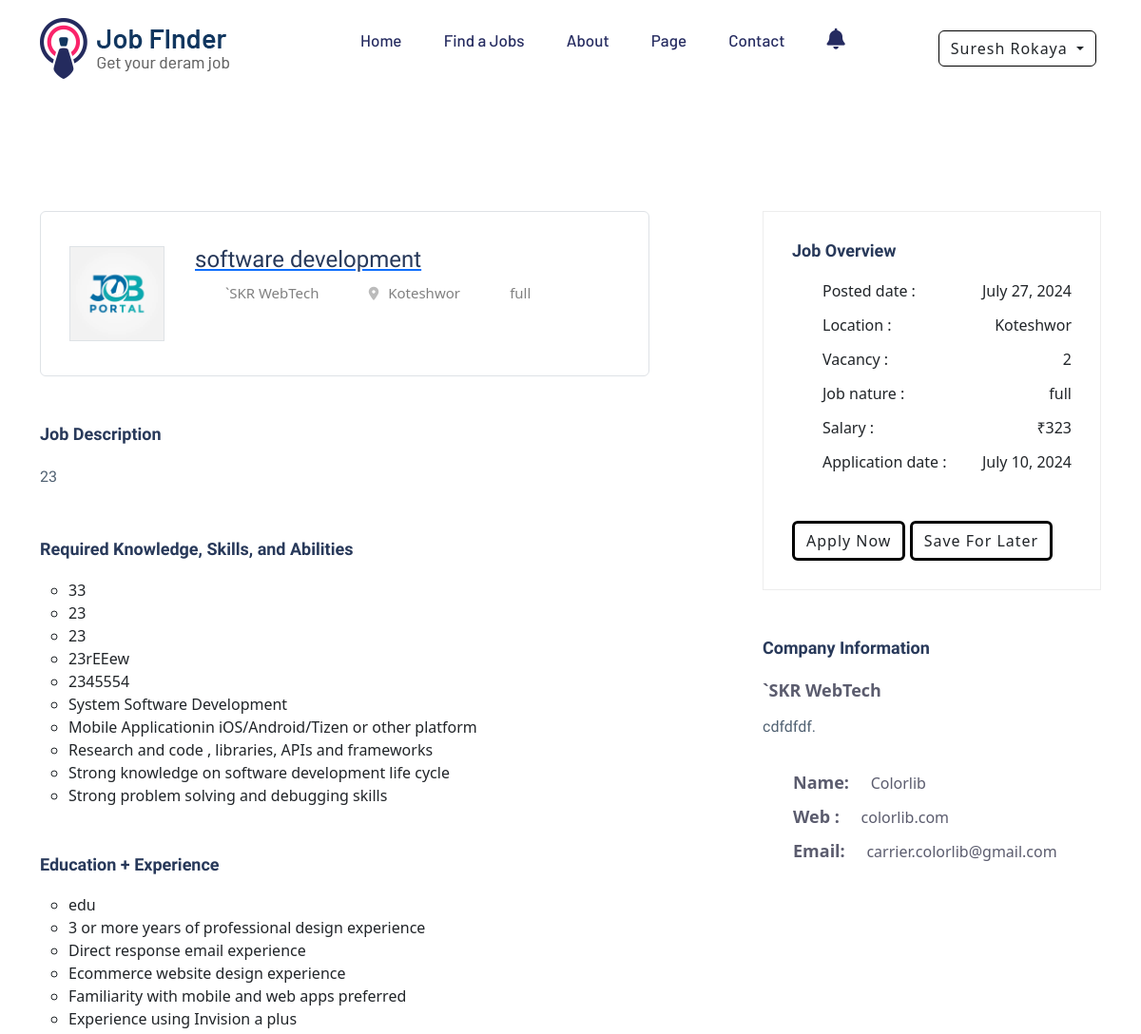
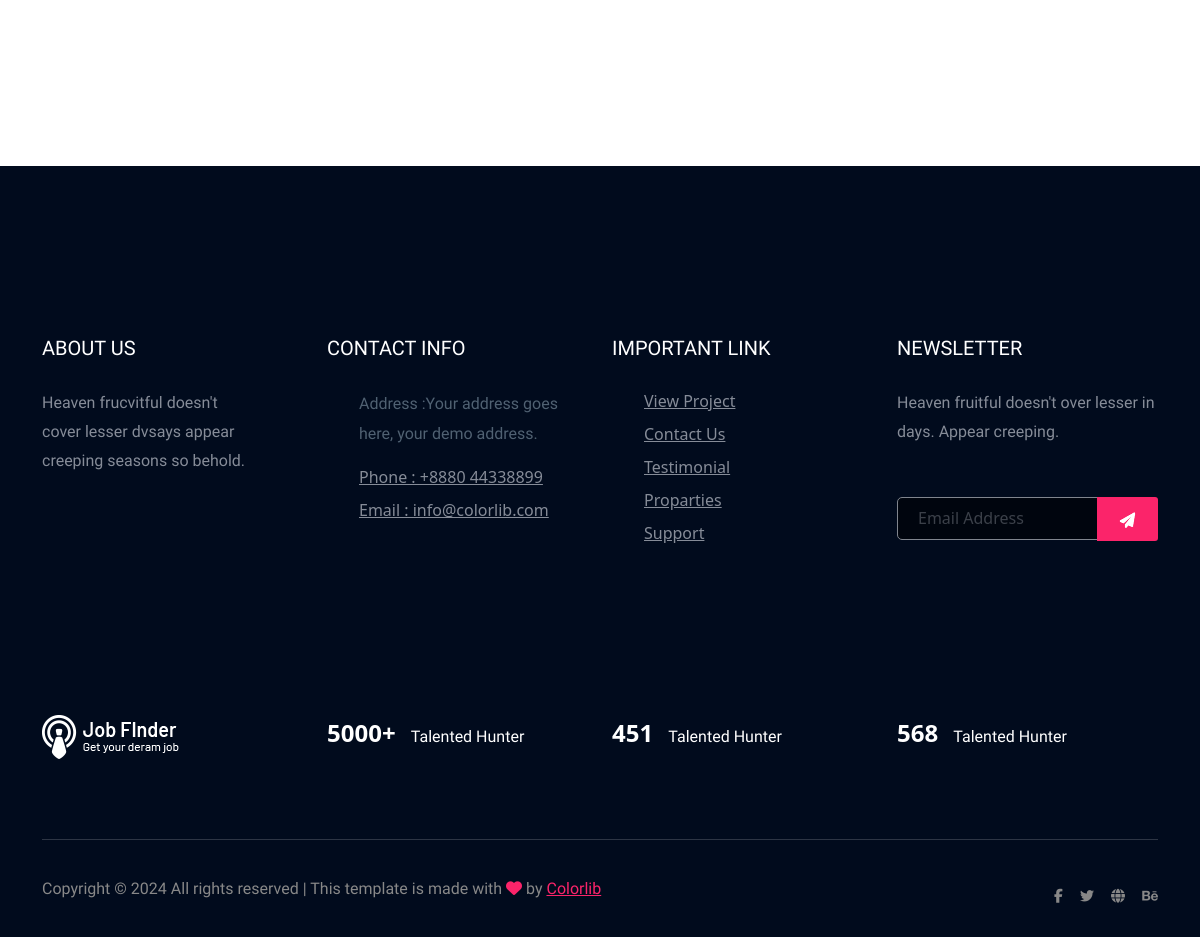
/job_details/3 (signed in), run on the app's committed database (2 pictures, top to bottom).
### job/models.py (models this page shows, shortened)
class Job(models.Model):
    employers = models.ForeignKey('Employers', on_delete=models.CASCADE)
    vacency = models.IntegerField(null=True)
    end_date = models.DateField()
    title = models.CharField(max_length=200)
    salary = models.CharField(max_length=30)
    image = models.ImageField(upload_to='job')
    des = models.CharField(max_length=400)
    location = models.CharField(max_length=150)
    skills = models.CharField(max_length=200)
    creationdate = models.DateField(auto_now_add=True)
    job_type = models.ForeignKey('Job_type', on_delete=models.CASCADE, null=True)
    experiences = models.ForeignKey('Experience', on_delete=models.CASCADE, null=True)

class Employers(models.Model):
    user=models.ForeignKey(User, on_delete=models.CASCADE)
    company=models.CharField(max_length=200, null=True)
    company_des=models.CharField(max_length=400, null=True)
    mobile=models.CharField(max_length=15, null= True)
    image=models.ImageField(null=True, upload_to='user_profile')
    web=models.CharField(max_length=10, null=True)
    is_employer = models.BooleanField(default=False)
    status=models.CharField(max_length=20, null=True)

class Job_type(models.Model):
    job_type = models.CharField(max_length=200)

class Required_Knowledge(models.Model):
    job=models.ForeignKey(Job, on_delete=models.CASCADE, null=True)
    requirement = models.CharField(max_length=200)
    requirement2 = models.CharField(max_length=200, null=True)
    requirement3 = models.CharField(max_length=200, null=True)
    requirement4 = models.CharField(max_length=200, null=True)
    requirement5 = models.CharField(max_length=200, null=True)

class EducationExperience(models.Model):
    job=models.ForeignKey(Job, on_delete=models.CASCADE, null=True)
    education = models.CharField(max_length=200)
    education1 = models.CharField(max_length=200, null=True)
    education2 = models.CharField(max_length=200, null=True)
    education3 = models.CharField(max_length=200, null=True)
    education4 = models.CharField(max_length=200, null=True)

### job/views/jobseeker.py (the view)
# urls.py: path('job_details/<int:id>', JOB_DETAILS, name='job_details'),
def JOB_DETAILS(request, id):
    job=Job.objects.get(id=id)
    required_knowledge_list = job.required_knowledge_set.all()[:5]  # Limit to 5
    educationexperience_list = job.educationexperience_set.all()[:5]  # Limit to 5
    user_profile, created = UserProfile.objects.get_or_create(user=request.user)
    saved_jobs = user_profile.saved_jobs.all()
    return render(request, 'main/job_details.html', {
        'job': job,
        'saved_jobs': saved_jobs,
        'required_knowledge_list': required_knowledge_list,
        'educationexperience_list':educationexperience_list
    })

### job/views/jobseeker.py (called while the page is built)
def notification_count(request):
    if request.user.is_authenticated:
        return {'notification_count': Notification.objects.filter(user=request.user, is_read=False).count()}
    return {'notification_count': 0}

### job/templates/main/job_details.html (shortened to what this page needs)
{% extends 'base/base.html' %}
{% load static %}
{% block content %}
<main>
    <div class="job-post-company pt-120 pb-120">
        <div class="container">
            <div class="row justify-content-between">
                <div class="col-xl-7 col-lg-8">
                    <div class="single-job-items mb-50 border rounded">
                        <div class="job-items">
                            <div class="company-img company-img-details">
                                <a href="#"><img src="{{job.employers.image.url}}" alt="" width="100"
                                        class="border"></a>
                            </div>
                            <div class="job-tittle">
                                <a href="#">
                                    <h4>{{job.title}}</h4>
                                </a>
                                <ul>
                                    <li>{{job.employers.company}}</li>
                                    <li><i class="fas fa-map-marker-alt"></i>{{job.location}}</li>
                                    <li>{{job.job_type.job_type}}</li>
                                </ul>
                            </div>
                        </div>
                    </div>
                    <div class="job-post-details">
                        <div class="post-details1 mb-50">
                            <div class="small-section-tittle">
                                <h4>Job Description</h4>
                            </div>
                            <p>{{job.des}}</p>
                        </div>
                        <div class="post-details2  mb-50">
                            <div class="small-section-tittle">
                                <h4>Required Knowledge, Skills, and Abilities</h4>
                            </div>
                            <ul>
                                {% for requirement in required_knowledge_list %}
                                <li>{{ requirement.requirement }}</li>
                                {% empty %}
                                <li>No requirements found.</li>
                                {% endfor %}
                                <li>System Software Development</li>
                                <li>Mobile Applicationin iOS/Android/Tizen or other platform</li>
                                <li>Research and code , libraries, APIs and frameworks</li>
                                <li>Strong knowledge on software development life cycle</li>
                                <li>Strong problem solving and debugging skills</li>
                            </ul>
                        </div>
                        <div class="post-details2  mb-50">
                            <div class="small-section-tittle">
                                <h4>Education + Experience</h4>
                            </div>
                            <ul>
                                {% for labels in educationexperience_list %}
                                <li>{{ labels.education }}</li>
                                {% empty %}
                                <li>No requirements found.</li>
                                {% endfor %}
                                <li>3 or more years of professional design experience</li>
                                <li>Direct response email experience</li>
                                <li>Ecommerce website design experience</li>
                                <li>Familiarity with mobile and web apps preferred</li>
                                <li>Experience using Invision a plus</li>
                            </ul>
                        </div>
                    </div>
                </div>
                <div class="col-xl-4 col-lg-4">
                    <div class="post-details3  mb-50">
                        <div class="small-section-tittle">
                            <h4>Job Overview</h4>
                        </div>
                        <ul>
                            <li>Posted date : <span>{{job.creationdate}}</span></li>
                            <li>Location : <span>{{job.location}}</span></li>
                            <li>Vacancy : <span>{{job.vacency}}</span></li>
                            <li>Job nature : <span>{{job.job_type.job_type}}</span></li>
                            <li>Salary : <span>₹{{job.salary}}</span></li>
                            <li>Application date : <span>{{job.end_date}}</span></li>
                        </ul>
                        <div class="apply-btn2">
                            <a href="{% url 'applyforjob' job.id %}" class="btn border-3 rounded">Apply Now</a>
                            {% if job not in saved_jobs %}
                            <a href="{% url 'save_job_for_later' job.id %}" class="btn border-3 rounded">save for
                                later</a>
                            {% endif %}
                        </div>
                    </div>
                    <div class="post-details4  mb-50">
                        <div class="small-section-tittle">
                            <h4>Company Information</h4>
                        </div>
                        <span>{{job.employers.company}}</span>
                        <p>{{ job.employers.company_des|truncatewords:"20"}}.</p>
                        <ul>
                            <li>Name: <span>Colorlib </span></li>
                            <li>Web : <span> colorlib.com</span></li>
                            <li>Email: <span>carrier.colorlib@gmail.com</span></li>
                        </ul>
                    </div>
                </div>
            </div>
        </div>
    </div>
</main>
{% endblock %}

### job/templates/base/header.html (shortened to what this page needs)
<!DOCTYPE html>
<html lang="en">
<head>
    <link rel="stylesheet" href="https://cdnjs.cloudflare.com/ajax/libs/font-awesome/6.6.0/css/all.min.css"
 />
    <link href="https://cdn.jsdelivr.net/npm/bootstrap@5.3.3/dist/css/bootstrap.min.css" rel="stylesheet"
>
    {% load static %}
</head>
<body>
    <header>
        <div class="header-area header-transparrent">
            <div class="headder-top header-sticky">
                <div class="container">
                    <div class="row align-items-center">
                        <div class="col-lg-3 col-md-2">
                            <div class="logo">
                                <a href="{% url 'home' %}"><img src="{% static 'assets/img/logo/logo.png' %}"
                                        alt=""></a>
                            </div>
                        </div>
                        <div class="col-lg-9 col-md-9">
                            <div class="menu-wrapper">
                                <div class="main-menu">
                                    <nav class="d-none d-lg-block">
                                        <ul id="navigation">
                                            <li><a href="{% url 'home' %}">Home</a></li>
                                            <li><a href="{% url 'job' %}">Find a Jobs </a></li>
                                            <li><a href="{% url 'about' %}">About</a></li>
                                            <li><a href="#">Page</a>
                                            </li>
                                            <li><a href="{% url 'contact' %}">Contact</a></li>
                                            <li class="notification">
                                              {% if user.is_authenticated %}
                                             <a href="{% url 'notifications' %}"><i class="fa-solid fa-bell"></i> {% if notification_count > 0 %}<span>{{ notification_count }}</span> {% endif %}</a>
                                            {% endif %}
                                            </li>
                                        </ul>
                                    </nav>
                                </div>
                                {% if request.user.is_authenticated %}
                                <div class="header-btn d-none f-right d-lg-block">
                                    <div class="btn-group">
                                        <button type="button" class="btn head-btn1 dropdown-toggle"
                                            data-bs-toggle="dropdown" aria-expanded="false">
                                            {{ user.first_name }} {{user.last_name}}
                                        </button>
                                    </div>
                                </div>
                                {% endif %}
                            </div>
                        </div>
                        <div class="col-12">
                        </div>
                    </div>
                </div>
            </div>
        </div>
    </header>
</body>
</html>

### job/templates/base/header.html (style rules this page uses)
#navigation li a { display: flex; align-items: center !important; text-decoration: none; font-size: 17px; }
.btn { border:.5px solid black; }
.notification { display: flex; justify-content: center; flex-direction: row; }
.notification a i { font-size: 22px; }

### data on the page
Job: employers.image (picture), title "software development", employers.company "`SKR WebTech", location "Koteshwor", job_type.job_type "full", des "23", creationdate "July 27, 2024", vacency "2", salary "323", end_date "July 10, 2024", employers.company_des "cdfdfdf"
Required_Knowledge: requirement "33"
Required_Knowledge: requirement "23"
Required_Knowledge: requirement "23"
Required_Knowledge: requirement "23rEEew"
Required_Knowledge: requirement "2345554"
EducationExperience: education "edu"

### other printed values
{{ user.first_name }} "Suresh"
{{ user.last_name }} "Rokaya"
